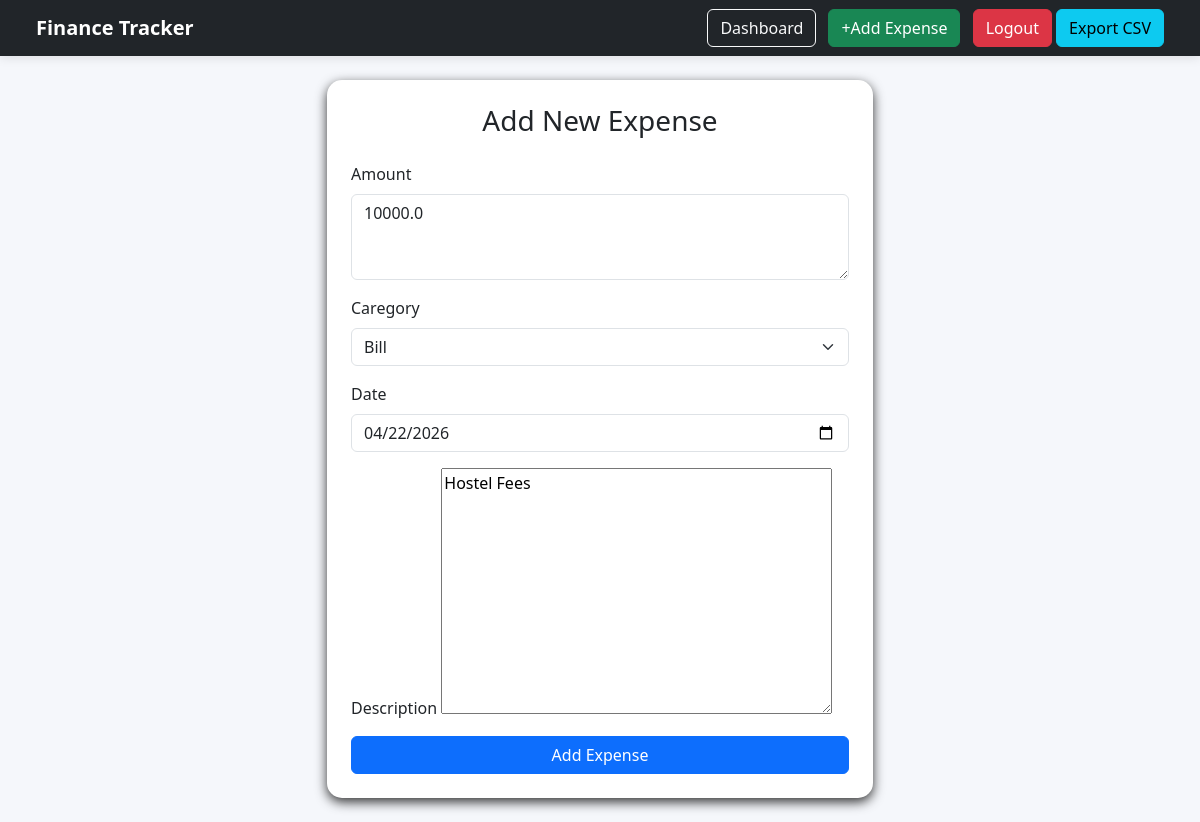
The app's page /edit/7/ (signed in) with its own data.
### expenses/models.py (models this page shows, shortened)
class Expense(models.Model):
    user=models.ForeignKey(User,on_delete=models.CASCADE)
    amount=models.FloatField()
    category=models.ForeignKey(Category,on_delete=models.CASCADE)
    date=models.DateField()
    description=models.TextField()

### expenses/views.py (the view)
# urls.py: path('edit/<int:id>/',edit_expense,name='edit_expense'),
@login_required
def edit_expense(request,id):
    expense=get_object_or_404(
        Expense,id=id,user=request.user
    )
    if request.method=="POST":
        form=ExpenseForm(request.POST,instance=expense)
        if form.is_valid():
            form.save()
            return redirect('/')
    else:
        form=ExpenseForm(
            instance=expense
        )
    return render(
        request,'add_expense.html',{'form':form}
    )

### expenses/forms.py
class ExpenseForm(forms.ModelForm):
    date=forms.DateField(
        widget=forms.DateInput(attrs={
            'type':'date',
            'class':'form-control'
        })
    )
    class Meta:
        model=Expense
        fields= ['amount','category','date','description']
        widgets={
            'amount':forms.NumberInput(attrs={'class':'form-control'}),
            'category':forms.Select(attrs={'class':'form-select'}),
            'amount':forms.Textarea(attrs={'class':'form-control','rows':3}),
        }

### expenses/models.py (called while the page is built)
    def __str__(self):
        return self.name

### expenses/templates/add_expense.html (shortened to what this page needs)
{% extends 'base.html' %}
{% block content %}
<div class="row justify-content-center">
    <div class="col-md-6">
        <div class="card p-4">
            <h3 class="mb-4 text-center">
                Add New Expense
            </h3>
            <form method="POST">
                <div class="mb-3">
                    <label class="form-label">Amount</label>
                    {{form.amount}}
                </div>
                <div class="mb-3">
                    <label class="form-label">Caregory</label>
                    {{ form.category }}
                </div>
                <div class="mb-3">
                    <label class="form-label">Date</label>
                    {{ form.date }}
                </div>
                <div class="mb-3">
                    <label>Description</label>
                    {{ form.description }}
                </div>
                <button type="submit" class="btn btn-primary w-100">Add Expense</button>
            </form>
        </div>
    </div>
</div>
{% endblock %}

### expenses/templates/base.html (style rules this page uses)
body { background-color: #f5f7fb; }
.card { border:none; border-radius: 15px; box-shadow: 0 4px 12px rgba(0,0,0,0.8); }

### records on screen
Expense: amount "10000.0", category "Bill", date "04/22/2026", description "Hostel Fees"
